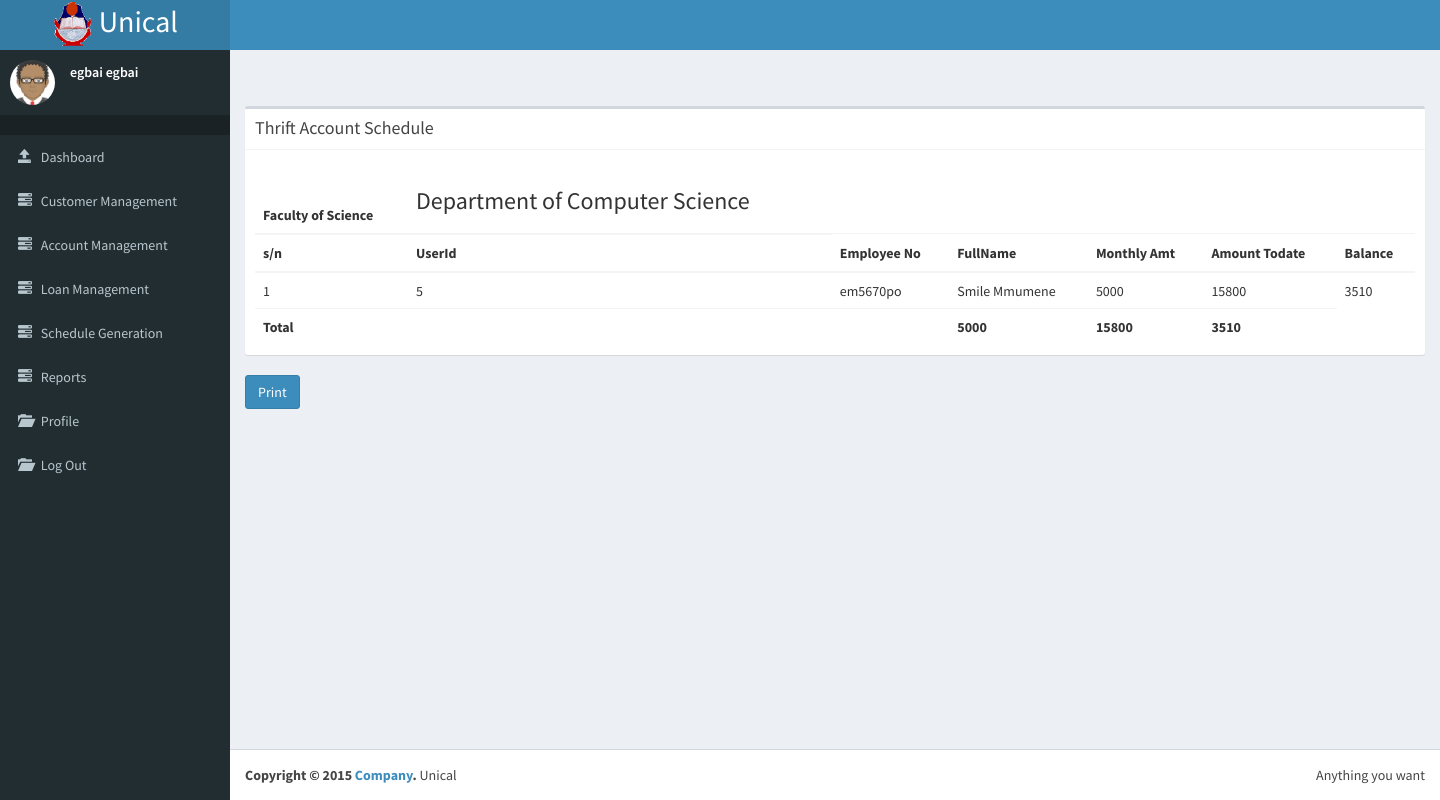
The page /teller/index.php?page=../thrift_schedule&type=thrift (signed in) on the database as committed earlier.
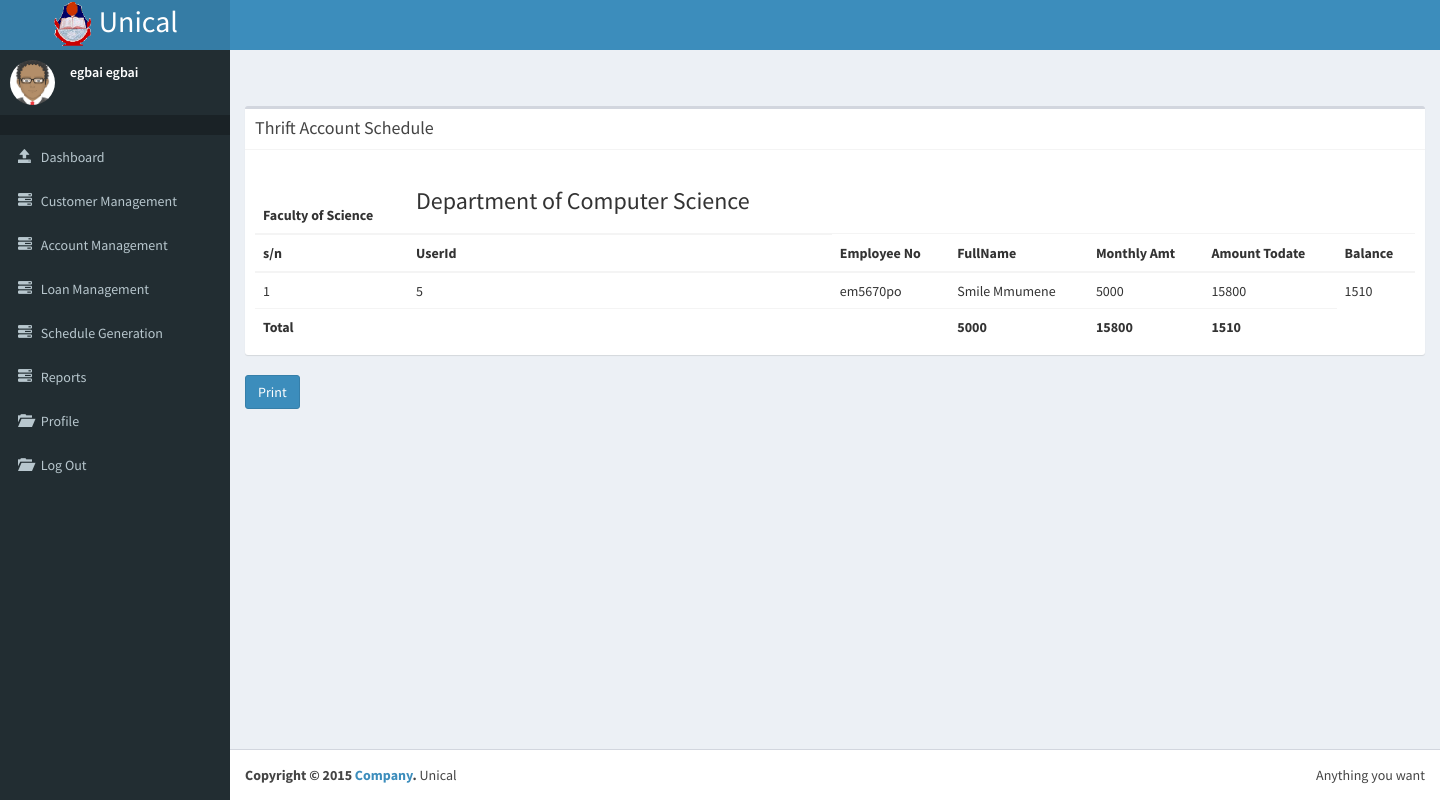
The same page on the database as committed later.
### tables this page shows
CREATE TABLE IF NOT EXISTS `customer` (
`id` int(11) NOT NULL,
  `middle_name` varchar(30) NOT NULL,
  `dob` date NOT NULL,
  `sex` text NOT NULL,
  `img_url` varchar(196) DEFAULT NULL,
  `faculty` int(11) DEFAULT NULL,
  `dept` int(11) DEFAULT NULL,
  `address` text,
  `phone` int(196) DEFAULT NULL,
  `state` text,
  `lga` text,
  `nok_name` text,
  `n_phone` int(11) DEFAULT NULL,
  `reg_date` date NOT NULL,
  `uname` varchar(124) NOT NULL,
  `pwd` text NOT NULL,
  `priviledge` int(124) NOT NULL,
  `email` varchar(124) DEFAULT NULL,
  `title` varchar(20) DEFAULT NULL,
  `surname` varchar(50) NOT NULL,
  `firstname` varchar(50) NOT NULL,
  `employee_no` varchar(124) DEFAULT NULL
);

CREATE TABLE IF NOT EXISTS `account` (
`id` int(11) NOT NULL,
  `emp_id` varchar(124) NOT NULL,
  `balance` float NOT NULL,
  `acct_type` int(14) NOT NULL,
  `d_opened` date NOT NULL,
  `duration` date NOT NULL,
  `acct_no` varchar(124) NOT NULL,
  `save_amt` float NOT NULL,
  `acct_name` varchar(124) NOT NULL,
  `amt_todate` float DEFAULT NULL,
  `department` int(11) NOT NULL
);

CREATE TABLE IF NOT EXISTS `department` (
`id` int(11) NOT NULL,
  `dep_name` varchar(124) NOT NULL,
  `faculty` int(11) NOT NULL
);

### conf/db_connect.php (called while the page is built, shortened)
<?php
function query($string){
$rs = mysql_query($string) or die(mysql_error());
return $rs;
}
?>

### thrift_schedule.php (the view, shortened to what this page needs)
<?php
$type = $_GET['type'];
$tp = '';
$msg = '';
switch ($type) {
  default:
    $tp = '1';
    $msg = "Thrift Account Schedule";
    break;
}
 ?>
<div class="box">
  <div class="box-header with-border">
    <h3 class="box-title"><?php echo $msg;?></h3>
  </div>
   <div class="box-body">
<?php
$rss = query("SELECT * FROM faculty");
while($row = mysql_fetch_array($rss)){
  $faculty = $row['id'];
  $name1 =$row['name'];
     $rs = query("SELECT * FROM department WHERE faculty='$faculty'");
     while($row = mysql_fetch_array($rs)){
       $idd = $row['id'];
       $name = $row['dep_name'];
       $result = query("SELECT * FROM customer LEFT JOIN account ON customer.id=account.emp_id WHERE acct_type='$tp' AND department='$idd'");
       if(mysql_num_rows($result) < 1){
       }else{
?>
<table class="table">
<thead>
  <tr>
    <th>
      Faculty of   <?php echo $name1; ?>
    </th>
    <th><h3>Department of    <?php echo $name?></h3></th>
  </tr>
  <tr>
    <th>s/n</th>
    <th>UserId</th>
        <th>Employee No</th>
    <th>FullName</th>
    <th>Monthly Amt</th>
    <th>Amount Todate</th>
    <th>Balance</th>
  </tr>
</thead>
<tbody>
<?php
$i= 0;
$amt_total = 0;
$bal_total = 0;
$total = 0;
$result = query("SELECT * FROM customer LEFT JOIN account ON customer.id=account.emp_id WHERE acct_type='$tp' AND department='$idd'");
while($row = mysql_fetch_array($result)){
$id = $row['emp_id'];
$fullname = $row['firstname'] . " " . $row['surname'];
$amount = $row['save_amt'];
$emp = $row['employee_no'];
$total += $amount;
$amt_todate = $row['amt_todate'];
$amt_total += $amt_todate;
$balance = $row['balance'];
$bal_total += $balance;
?>
<tr>
  <td>
<?php echo ++$i; ?>
</td>
  <td><?php echo $id;?></td>
  <td><?php echo $emp;?></td>
  <td><?php echo $fullname;?></td>
  <td><?php echo $amount;?></td>
  <td><?php echo $amt_todate;?></td>
  <td><?php echo $balance;?></td>
</tr>
<?php
}
?>
<tr>
  <th>
    Total
  </th>
  <td></td>
    <td></td>
  <th>
    <?php echo $total?>
  </th>
  <th>
    <?php echo $amt_total; ?>
  </th>
  <th>
    <?php echo $bal_total; ?>
  </th>
</tr>
</tbody>
</table>
<?php
}}
}
 ?>
</div>
</div>
<a href="../print_account.php?type=<?php echo $type;?>" class="btn btn-primary">Print</a>

Rows that differ between the two databases and show on the page:
computed for department "Computer Science": bal_total "3510" → "1510"
changed through a linked row, customer "em5670po": account.balance "3510" → "1510"
